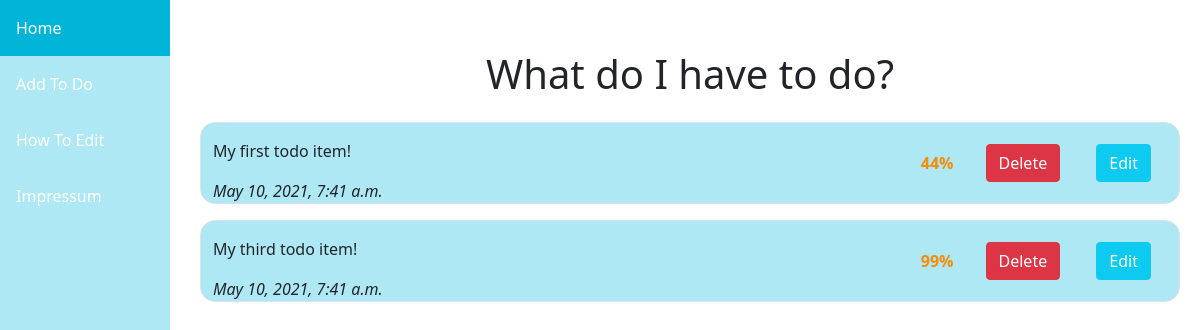
The app's page /, older data.
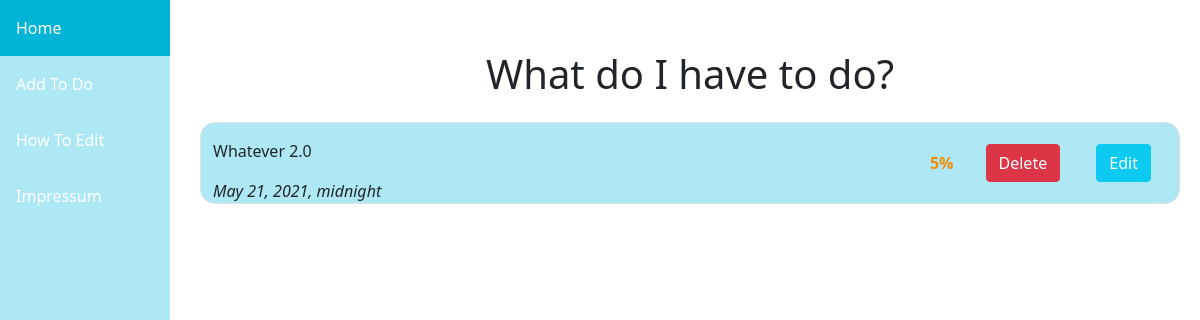
The same page, newer data.
### todoList/models.py (models this page shows, shortened)
class todoItem(models.Model):
    id = models.AutoField(primary_key=True, unique=True)
    description = models.TextField(max_length=160)
    deadline = models.DateTimeField() # ...
    percent = models.IntegerField() # Needs to be between 0 and 100!

### todoList/views.py (the view)
# urls.py: path('', views.index, name='todoList-index'),
def index(request):
    context = {
        'todos': getTodos()
    }
    return render(request, 'todoList/index.html', context)

### todoList/views.py (called while the page is built)
def getTodos():
    return todoItem.objects.all()

### todoList/templates/todoList/index.html (shortened to what this page needs)
{% extends "todoList/base.html" %}
{% block navbar_class-index %}active{% endblock %}
{% block pageContent %}
<div class="col right-col">
    <div class="row">
        <div class="d-flex justify-content-center">
            <h1>What do I have to do?</h1>
        </div>
    </div>
    {% for todo in todos %}
    <div class="container-sm todo-container border mt-3 mb-3">
        <div id="{{ todo.id }}" class="d-flex flex-row align-items-center">
            <div class="ml-auto d-flex flex-column">
                <div class="mb-3 mt-3" id="todo-text" contenteditable="false" onfocusout="nonEditable()">
                    {{ todo.description}}
                </div>
                <div class="todo-deadline" id="todo-date" contenteditable="false" onfocusout="nonEditable()"
                    contenteditable="false">{{ todo.deadline }}</div>
            </div>
            <div class="ms-auto d-flex flex-row align-items-center">
                <div class="todo-progress m-3" id="todo-percent" onfocusout="nonEditable()"> {{ todo.percent }}% </div>
                <form>
                    <a href="{% url 'delete-todo' pk=todo.id %}" class=" m-3 btn btn-md btn-danger">Delete</a>
                    <a href="{% url 'edit-todo' pk=todo.id %}" class="m-3 btn btn-md btn-info">Edit</a>
                </form>
            </div>
        </div>
    </div>
    {% endfor %}
    {% endblock pageContent %}

Row changes from the older to the newer data that the page shows:
removed todoItem: description "My first todo item!", deadline "May 10, 2021, 7:41 a.m.", percent "44"
removed todoItem: description "My third todo item!", deadline "May 10, 2021, 7:41 a.m.", percent "99"
added todoItem: description "Whatever 2.0", deadline "May 21, 2021, midnight", percent "5"
